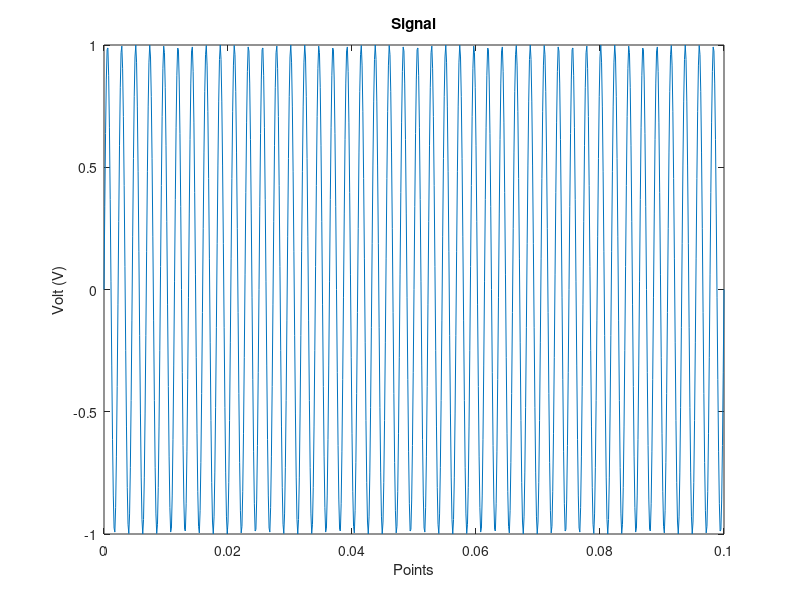

The MATLAB source for this figure: (Note: this script raises an error after producing the figure.)
% Question B

A = 1;                          % Amplitude du signal
F0 = 440;                       % Frequence du fondamental 1
Fe1 = 8000;                     % Frequence d'echantillonnage
Te1 = 1/Fe1;                    % Periode d'echantillonnage
t = 0:Te1:0.1;                  % Temps d'etude
x1 = A*sin(2*pi*F0*t);          % Signal d'etude
M = 2^11;                       % Nombre de points
X1 = fft(abs(x1),M);            % FFT du signal 1

% Construction du graphe

figure
plot(t,x1)
xlabel('Points')
ylabel('Volt (V)')
title('Signal')

figure

% Le sginal est reconstruit de sorte a respecter la condition de
% Shannon, le signal est 
% Question C

Fe2 = 500;                      % Frequence du fondamental 2
x2 = A*sin(2*pi*F0*t);      % Signal d'etude
X2 = fft(abs(x2));              % FFT du signal 2

figure(1)
hold on
plot(N,x1,'mo')
xlabel('Points')
ylabel('Volt (V)')
title('Signal')
axis([0 500 -1.10 1.10])

% Question G & H

[s,Fs] = audioread('bonjour.wav');
sound(y);
L = length(s);
pas = Fs/(L-1);
y = fft(s);
f = 0:pas:Fs;
Ydb = 20*log10(abs(y));

figure
plot(f,Ydb)

% Question I & J

k = 6;
N = length(s);
Ts = 1/Fs;
pas = k*Ts;
y1 = s/k;
sound(y1)

% Question K
% Pour eviter le recouvrement de spectre, il faut sous-echantillonner
% le signal de sorte que Fe >= 2fmax/k

% Question L

% Question M